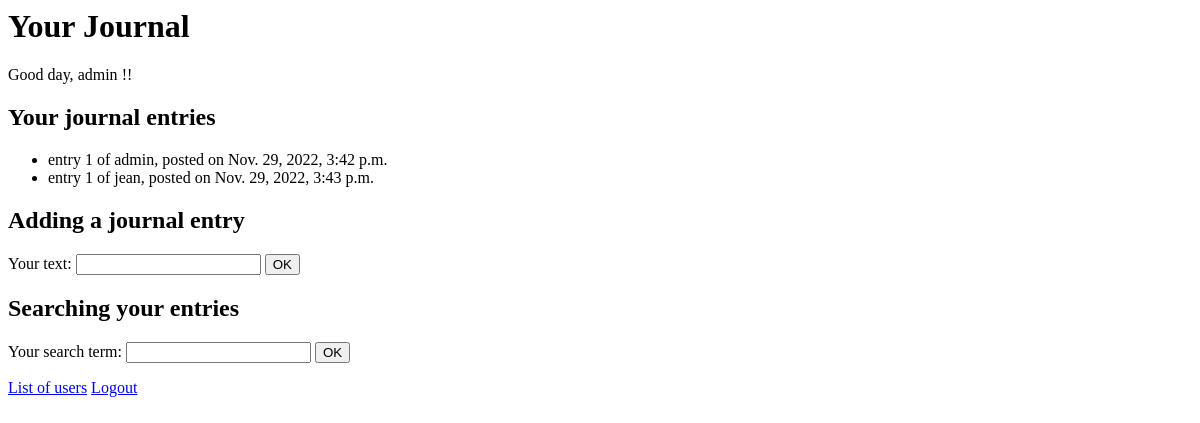
The app's page /entries/ (signed in), older data.
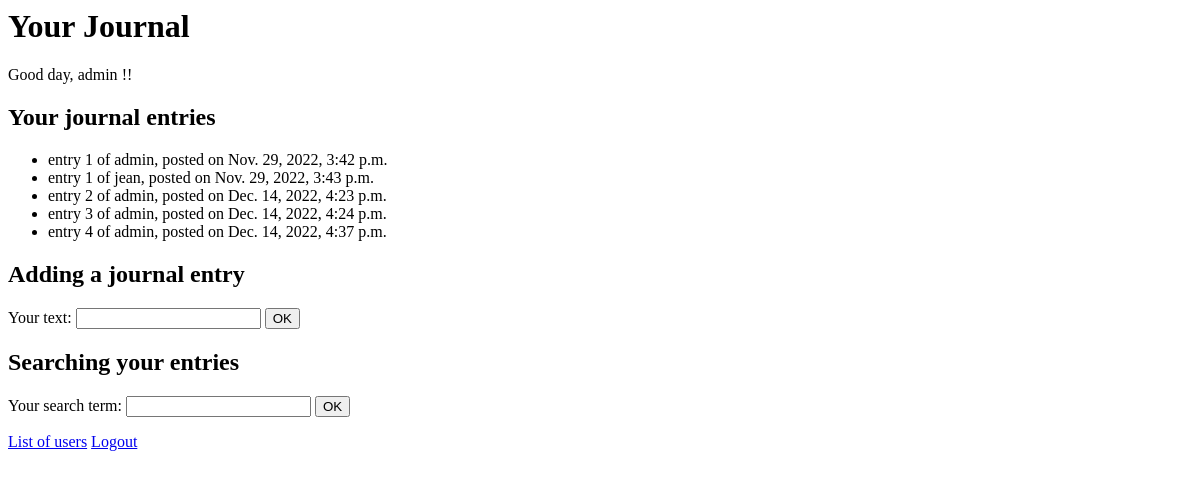
The same page, newer data.
### entries/models.py (models this page shows, shortened)
class JournalEntry(models.Model):
    user = models.ForeignKey(User, on_delete=models.CASCADE, default=1)
    journalentry_text = models.CharField(max_length=200)
    entry_date = models.DateTimeField('entry date')
    sensitive_data = encrypt(models.CharField(max_length=10, default="hello"))

### entries/views.py (the view)
# urls.py: path('', views.IndexView.as_view(), name='index'),
class IndexView(LoginRequiredMixin,generic.ListView):
    template_name = 'entries/index.html'
    context_object_name = 'entries_list'
    def get_queryset(self):
        if self.request.user.is_superuser:
            return JournalEntry.objects.all()
        else:
            return JournalEntry.objects.filter(user=self.request.user)

### entries/templates/entries/index.html (shortened to what this page needs)
<h1>Your Journal</h1>
{% if user.is_authenticated %}
   <p>Good day, {{ user.get_username }} !!</p>
{% endif %}
<h2>Your journal entries</h2>
{% if entries_list %}
    <ul>
    {% for entry in entries_list %}
        <li>{{ entry.journalentry_text }}, posted on {{ entry.entry_date }}</a></li>
    {% endfor %}
    </ul>
{% else %}
    <p>No journal entries are available.</p>
{% endif %}
<h2>Adding a journal entry</h2>
<form action="/entries/new/" method="post">
    <label for="entry_text">Your text: </label>
    <input id="entry_text" type="text" name="entry_text" value="">
    <input type="submit" value="OK">
</form>
<h2>Searching your entries</h2>
<form action="/entries/search/" method="get">
    <label for="search_term">Your search term: </label>
    <input id="search_term" type="text" name="search_term" value="">
    <input type="submit" value="OK">
</form>
{% if user.is_superuser %}
<a href ="/entries/users/">List of users</a>
{% endif %}
<a href ="/accounts/logout/">Logout</a>

Row changes from the older to the newer data that the page shows:
added JournalEntry: journalentry_text "entry 2 of admin", entry_date "Dec. 14, 2022, 4:23 p.m."
added JournalEntry: journalentry_text "entry 3 of admin", entry_date "Dec. 14, 2022, 4:24 p.m."
added JournalEntry: journalentry_text "entry 4 of admin", entry_date "Dec. 14, 2022, 4:37 p.m."
